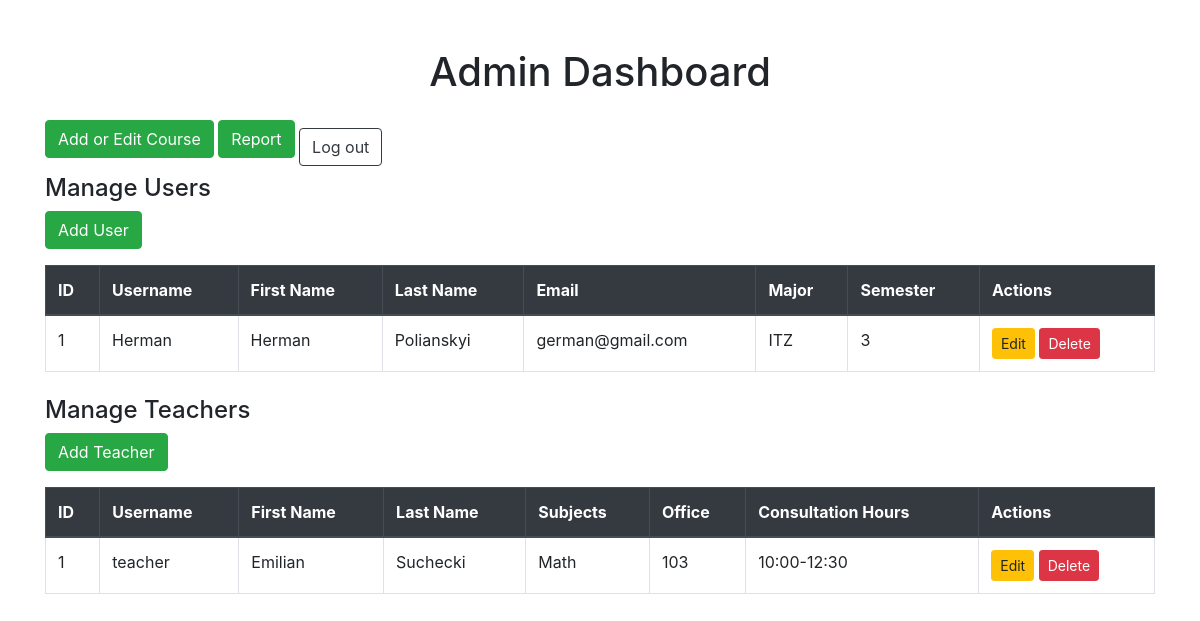
/admin (signed in), run on an earlier commit of the app's database.
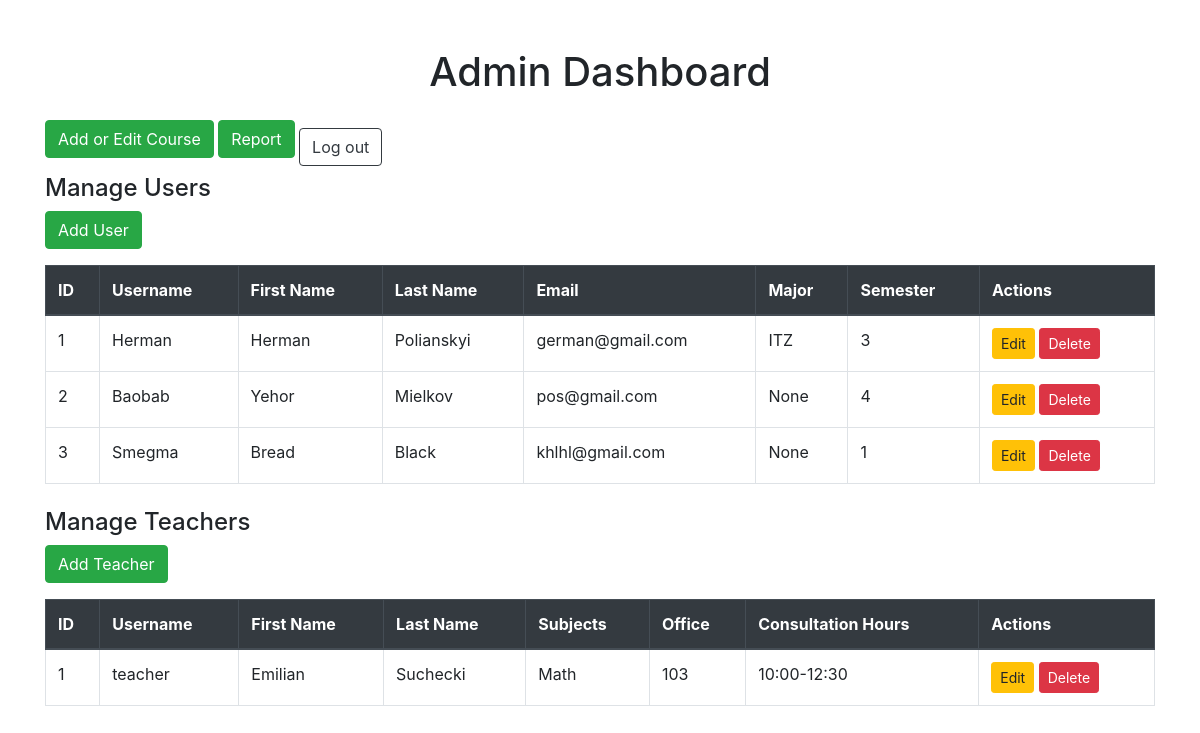
And on a later commit of the database.
### models.py (models this page shows)
class BaseUser(UserMixin, db.Model):
    __abstract__ = True
    id = db.Column(db.Integer, primary_key=True)
    username = db.Column(db.String(150), unique=True, nullable=False)
    password = db.Column(db.String(150), nullable=False)
    first_name = db.Column(db.String(100), nullable=True)
    last_name = db.Column(db.String(100), nullable=True)
    account_type = db.Column(db.String(50), nullable=False)
    email = db.Column(db.String(150), nullable=True, unique=True)

class User(BaseUser):
    __tablename__ = 'user'
    major = db.Column(db.String(150), nullable=True)
    semester = db.Column(db.Integer, nullable=True)
    enrolled_courses = db.relationship('Course', secondary='enrollment', back_populates='students')

class Teacher(BaseUser):
    __tablename__ = 'teacher'
    subjects = db.Column(db.String(200), nullable=False)
    office = db.Column(db.String(100), nullable=False)
    consultation_hours = db.Column(db.String(100), nullable=False)
    courses = db.relationship('Course', backref='teacher')

### app.py (the view)
@app.route('/admin', methods=['GET', 'POST'])
@login_required
def admin_page():
    if not current_user.is_authenticated:
        flash("You must be logged in to access this page.", "danger")
        return redirect(url_for('login'))
    teachers = Teacher.query.all()
    users = User.query.all()
    return render_template('admin_page.html', teachers=teachers, users=users)

### app.py (called while the page is built)
@login_manager.user_loader
def load_user(user_id):
    user = User.query.get(int(user_id))
    if not user:
        user = Teacher.query.get(int(user_id))
    if not user:
        user = Admin.query.get(int(user_id))
    return user

### templates/admin_page.html (shortened to what this page needs)
<!DOCTYPE html>
<html lang="en">
<head>
    <link rel="stylesheet" href="https://cdn.jsdelivr.net/npm/bootstrap@4.3.1/dist/css/bootstrap.min.css"
>
</head>
<body>
    <div class="container mt-5">
        <h1 class="text-center mb-4">Admin Dashboard</h1>
        <a href="{{ url_for('manage_courses') }}" class="btn btn-success mb-3">Add or Edit Course</a>
        <a href="{{ url_for('reports') }}" class="btn btn-success mb-3">Report</a>
        <a href="{{ url_for('logout') }}" class="btn btn-outline-dark">Log out</a>
        <div class="mb-4">
            <h4>Manage Users</h4>
            <a href="{{ url_for('add_user') }}" class="btn btn-success mb-3">Add User</a>
            <table class="table table-bordered table-hover">
                <thead class="thead-dark">
                    <tr>
                        <th>ID</th>
                        <th>Username</th>
                        <th>First Name</th>
                        <th>Last Name</th>
                        <th>Email</th>
                        <th>Major</th>
                        <th>Semester</th>
                        <th>Actions</th>
                    </tr>
                </thead>
                <tbody>
                    {% for user in users %}
                        <tr>
                            <td>{{ user.id }}</td>
                            <td>{{ user.username }}</td>
                            <td>{{ user.first_name }}</td>
                            <td>{{ user.last_name }}</td>
                            <td>{{ user.email }}</td>
                            <td>{{ user.major }}</td>
                            <td>{{ user.semester }}</td>
                            <td>
                                <a href="{{ url_for('edit_user', user_id=user.id) }}" class="btn btn-sm btn-warning">Edit</a>
                                <a href="{{ url_for('delete_user', user_id=user.id) }}"
                                    class="btn btn-sm btn-danger"
                                    onclick="return confirm('Are you sure you want to delete this user?')">Delete</a>
                            </td>
                        </tr>
                    {% endfor %}
                </tbody>
            </table>
        </div>
        <div class="mb-5">
            <h4>Manage Teachers</h4>
            <a href="{{ url_for('add_teacher') }}" class="btn btn-success mb-3">Add Teacher</a>
            <table class="table table-bordered table-hover">
                <thead class="thead-dark">
                    <tr>
                        <th>ID</th>
                        <th>Username</th>
                        <th>First Name</th>
                        <th>Last Name</th>
                        <th>Subjects</th>
                        <th>Office</th>
                        <th>Consultation Hours</th>
                        <th>Actions</th>
                    </tr>
                </thead>
                <tbody>
                    {% for teacher in teachers %}
                        <tr>
                            <td>{{ teacher.id }}</td>
                            <td>{{ teacher.username }}</td>
                            <td>{{ teacher.first_name }}</td>
                            <td>{{ teacher.last_name }}</td>
                            <td>{{ teacher.subjects }}</td>
                            <td>{{ teacher.office }}</td>
                            <td>{{ teacher.consultation_hours }}</td>
                            <td>
                                <a href="{{ url_for('edit_teacher', teacher_id=teacher.id) }}" class="btn btn-sm btn-warning">Edit</a>
                                <a href="{{ url_for('delete_teacher', teacher_id=teacher.id) }}"
                                    class="btn btn-sm btn-danger"
                                    onclick="return confirm('Are you sure you want to delete this teacher?')">Delete</a>
                            </td>
                        </tr>
                    {% endfor %}
                </tbody>
            </table>
        </div>
    </div>
</body>
</html>

What changed in the data, as far as the page shows it:
added User: id "2", username "Baobab", first_name "Yehor", last_name "Mielkov", email "pos@gmail.com", major "None", semester "4"
added User: id "3", username "Smegma", first_name "Bread", last_name "Black", email "khlhl@gmail.com", major "None", semester "1"
